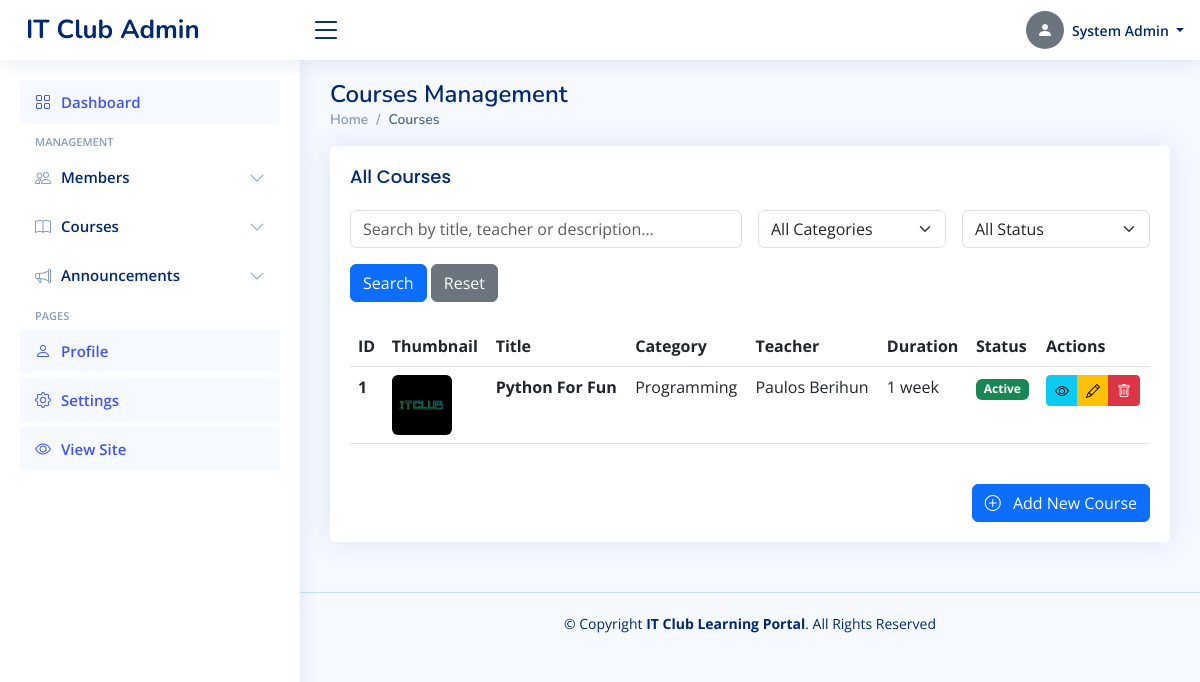
/admin/courses (signed in), run on the app's committed database.
### tables this page shows
CREATE TABLE courses (
        id INTEGER PRIMARY KEY AUTOINCREMENT,
        title TEXT NOT NULL,
        time TEXT,
        category TEXT,
        teacher TEXT,
        description TEXT,
        course_video TEXT,
        course_material TEXT,
        thumbnail TEXT,
        is_featured INTEGER DEFAULT 0,
        status TEXT DEFAULT 'active',
        created_at TIMESTAMP DEFAULT CURRENT_TIMESTAMP
    );

### app.py (the view)
@app.route('/admin/courses')
@admin_required
def admin_courses():
    db = get_db()
    category = request.args.get('category')
    status = request.args.get('status')
    query = 'SELECT * FROM courses WHERE 1=1'
    params = []
    if category and category != 'all':
        query += ' AND category = ?'
        params.append(category)
    if status and status != 'all':
        query += ' AND status = ?'
        params.append(status)
    query += ' ORDER BY created_at DESC'
    rows = db.execute(query, params).fetchall()
    courses_list = []
    for r in rows:
        d = row_to_dict(r)
        if d:
            d['thumbnail'] = resolve_media_path(d.get('thumbnail'))
        courses_list.append(d)
    categories = db.execute('SELECT DISTINCT category FROM courses WHERE category IS NOT NULL').fetchall()
    return render_template('admin/courses.html',
                          courses=courses_list,
                          categories=categories,
                          category=category,
                          status=status)

### app.py (called while the page is built)
def get_db():
    if 'db' not in g:
        g.db = sqlite3.connect(app.config['DATABASE'])
        g.db.row_factory = sqlite3.Row
    return g.db

def admin_required(f):
    @functools.wraps(f)
    def decorated(*args, **kwargs):
        if 'admin_id' not in session:
            flash('Admin login required.', 'error')
            return redirect(url_for('admin_login'))
        return f(*args, **kwargs)
    return decorated

def row_to_dict(row):
	if row is None:
		return None
	try:
		return {k: row[k] for k in row.keys()}
	except Exception:
		try:
			return dict(row)
		except Exception:
			return row

def resolve_media_path(val):
	if not val:
		return None
	val = str(val)
	if val.startswith('http://') or val.startswith('https://') or val.startswith('/'):
		return val
	return url_for('static', filename=val)

### templates/admin/courses.html (shortened to what this page needs)
<!DOCTYPE html>
<html lang="en">
<head>
  <link href="{{ url_for('static', filename='vendor/bootstrap/css/bootstrap.min.css') }}" rel="stylesheet">
  <link href="{{ url_for('static', filename='vendor/bootstrap-icons/bootstrap-icons.css') }}" rel="stylesheet">
  <link href="{{ url_for('static', filename='vendor/boxicons/css/boxicons.min.css') }}" rel="stylesheet">
  <link rel="stylesheet" href="https://cdn.jsdelivr.net/npm/bootstrap-icons@1.10.5/font/bootstrap-icons.css">
  <link rel="stylesheet" href="https://cdnjs.cloudflare.com/ajax/libs/boxicons/2.1.4/css/boxicons.min.css">
  <link rel="stylesheet" href="https://cdn.jsdelivr.net/npm/remixicon@2.5.0/fonts/remixicon.css">
  <link href="{{ url_for('static', filename='css/style.css') }}" rel="stylesheet">
</head>
<body>
  <header id="header" class="header fixed-top d-flex align-items-center">
    <div class="d-flex align-items-center justify-content-between">
      <a href="{{ url_for('admin_dashboard') }}" class="logo d-flex align-items-center">
        <span class="d-none d-lg-block">IT Club Admin</span>
      </a>
      <i class="bi bi-list toggle-sidebar-btn"></i>
    </div>
    <nav class="header-nav ms-auto">
      <ul class="d-flex align-items-center">
        <li class="nav-item dropdown pe-3">
          <a class="nav-link nav-profile d-flex align-items-center pe-0" href="#" data-bs-toggle="dropdown">
            {% set _avatar_src = None %}
            {% if admin and admin.profile_picture %}
              {% if admin.profile_picture.startswith('http') or admin.profile_picture.startswith('/') %}
                {% set _avatar_src = admin.profile_picture %}
              {% else %}
                {% set _avatar_src = url_for('static', filename=admin.profile_picture) %}
              {% endif %}
            {% endif %}
            {% if _avatar_src %}
              <img src="{{ _avatar_src }}" alt="Profile" class="rounded-circle">
            {% else %}
              <div class="rounded-circle bg-secondary d-flex align-items-center justify-content-center" style="width:38px;height:38px;">
                <i class="bi bi-person-fill text-white"></i>
              </div>
            {% endif %}
            <span class="d-none d-md-block dropdown-toggle ps-2">
              {{ session.get('admin_name', 'Admin') }}
            </span>
          </a>
        </li>
      </ul>
    </nav>
  </header>
  <aside id="sidebar" class="sidebar">
    <ul class="sidebar-nav" id="sidebar-nav">
      <li class="nav-item">
        <a class="nav-link active" href="{{ url_for('admin_dashboard') }}">
          <i class="bi bi-grid"></i>
          <span>Dashboard</span>
        </a>
      </li>
      <li class="nav-heading">Management</li>
      <li class="nav-item">
        <a class="nav-link collapsed" data-bs-target="#members-nav" data-bs-toggle="collapse" href="#">
          <i class="bi bi-people"></i><span>Members</span><i class="bi bi-chevron-down ms-auto"></i>
        </a>
      </li>
      <li class="nav-item">
        <a class="nav-link collapsed" data-bs-target="#courses-nav" data-bs-toggle="collapse" href="#">
          <i class="bi bi-book"></i><span>Courses</span><i class="bi bi-chevron-down ms-auto"></i>
        </a>
      </li>
      <li class="nav-item">
        <a class="nav-link collapsed" data-bs-target="#announcements-nav" data-bs-toggle="collapse" href="#">
          <i class="bi bi-megaphone"></i><span>Announcements</span><i class="bi bi-chevron-down ms-auto"></i>
        </a>
      </li>
      <li class="nav-heading">Pages</li>
      <li class="nav-item">
        <a class="nav-link" href="{{ url_for('admin_profile') }}">
          <i class="bi bi-person"></i>
          <span>Profile</span>
        </a>
      </li>
      <li class="nav-item">
        <a class="nav-link" href="{{ url_for('admin_settings') }}">
          <i class="bi bi-gear"></i>
          <span>Settings</span>
        </a>
      </li>
      <li class="nav-item">
        <a class="nav-link" href="{{ url_for('index') }}" target="_blank">
          <i class="bi bi-eye"></i>
          <span>View Site</span>
        </a>
      </li>
    </ul>
  </aside>
  <main id="main" class="main">
    <div class="pagetitle">
      <h1>Courses Management</h1>
      <nav>
        <ol class="breadcrumb">
          <li class="breadcrumb-item"><a href="{{ url_for('admin_dashboard') }}">Home</a></li>
          <li class="breadcrumb-item active">Courses</li>
        </ol>
      </nav>
    </div>
    <section class="section">
      <div class="row">
        <div class="col-lg-12">
          <div class="card">
            <div class="card-body">
              <h5 class="card-title">All Courses</h5>
              <form method="GET" class="row g-3 mb-4">
                <div class="col-md-6">
                  <input type="text" class="form-control" name="search" placeholder="Search by title, teacher or description..." value="{{ search or '' }}">
                </div>
                <div class="col-md-3">
                  <select class="form-select" name="category">
                    <option value="all" {% if not category or category == 'all' %}selected{% endif %}>All Categories</option>
                  </select>
                </div>
                <div class="col-md-3">
                  <select class="form-select" name="status">
                    <option value="all" {% if not status or status == 'all' %}selected{% endif %}>All Status</option>
                  </select>
                </div>
                <div class="col-12">
                  <button type="submit" class="btn btn-primary">Search</button>
                  <a href="{{ url_for('admin_courses') }}" class="btn btn-secondary">Reset</a>
                </div>
              </form>
              <div class="table-responsive">
                <table class="table table-hover datatable">
                  <thead>
                    <tr>
                      <th>ID</th>
                      <th>Thumbnail</th>
                      <th>Title</th>
                      <th>Category</th>
                      <th>Teacher</th>
                      <th>Duration</th>
                      <th>Status</th>
                      <th>Actions</th>
                    </tr>
                  </thead>
                  <tbody>
                    {% for course in courses %}
                    <tr>
                      <th>{{ course.id }}</th>
                      <td>
                        {% if course.thumbnail %}
                        <img src="{{ course.thumbnail }}" alt="Thumbnail" class="rounded" width="60" height="60" style="object-fit: cover;">
                        {% else %}
                        <div class="rounded bg-secondary d-flex align-items-center justify-content-center" style="width: 60px; height: 60px;">
                          <i class="bi bi-book text-white"></i>
                        </div>
                        {% endif %}
                      </td>
                      <td>
                        <strong>{{ course.title }}</strong>
                      </td>
                      <td>{{ course.category or 'General' }}</td>
                      <td>{{ course.teacher or 'N/A' }}</td>
                      <td>{{ course.time or 'N/A' }}</td>
                      <td>
                        <span class="badge bg-{{ 'success' if course.status == 'active' else 'secondary' }}">
                          {{ course.status|title if course.status else 'N/A' }}
                        </span>
                      </td>
                      <td>
                        <div class="btn-group">
                          <a href="{{ url_for('view_course', course_id=course.id) }}" class="btn btn-sm btn-info" title="View">
                            <i class="bi bi-eye"></i>
                          </a>
                          <a href="{{ url_for('edit_courses', course_id=course.id) }}" class="btn btn-sm btn-warning" title="Edit">
                            <i class="bi bi-pencil"></i>
                          </a>
                          <button type="button" class="btn btn-sm btn-danger" title="Delete" data-bs-toggle="modal" data-bs-target="#deleteModal{{ course.id }}">
                            <i class="bi bi-trash"></i>
                          </button>
                        </div>
                      </td>
                    </tr>
                    {% endfor %}
                  </tbody>
                </table>
              </div>
              <div class="text-end mt-4">
                <a href="{{ url_for('add_courses') }}" class="btn btn-primary">
                  <i class="bi bi-plus-circle me-2"></i> Add New Course
                </a>
              </div>
            </div>
          </div>
        </div>
      </div>
    </section>
  </main>
  <footer id="footer" class="footer">
    <div class="copyright">
      &copy; Copyright <strong><span>IT Club Learning Portal</span></strong>. All Rights Reserved
    </div>
  </footer>
</body>
</html>

### static/css/style.css (style rules this page uses)
:root { scroll-behavior: smooth; }
body { font-family: "Open Sans", sans-serif; background: #f6f9ff; color: #444444; }
a { color: #4154f1; text-decoration: none; }
h1, h2, h3, h4, h5, h6 { font-family: "Nunito", sans-serif; }
#main { margin-top: 60px; padding: 20px 30px; transition: all 0.3s; }
.pagetitle { margin-bottom: 10px; }
.pagetitle h1 { font-size: 24px; margin-bottom: 0; font-weight: 600; color: #012970; }
.card { margin-bottom: 30px; border: none; border-radius: 5px; box-shadow: 0px 0 30px rgba(1, 41, 112, 0.1); }
.card-title { padding: 20px 0 15px 0; font-size: 18px; font-weight: 500; color: #012970; font-family: "Poppins", sans-serif; }
.card-body { padding: 0 20px 20px 20px; }
.breadcrumb { font-size: 14px; font-family: "Nunito", sans-serif; color: #899bbd; font-weight: 600; }
.breadcrumb a { color: #899bbd; transition: 0.3s; }
.breadcrumb .breadcrumb-item::before { color: #899bbd; }
.breadcrumb .active { color: #51678f; font-weight: 600; }
.logo { line-height: 1; }
@media (min-width: 1200px) { .logo { width: 280px; } }
.logo span { font-size: 26px; font-weight: 700; color: #012970; font-family: "Nunito", sans-serif; }
.header { transition: all 0.5s; z-index: 997; height: 60px; box-shadow: 0px 2px 20px rgba(1, 41, 112, 0.1); background-color: #fff; padding-left: 20px; }
.header .toggle-sidebar-btn { font-size: 32px; padding-left: 10px; cursor: pointer; color: #012970; }
.header-nav ul { list-style: none; }
.header-nav>ul { margin: 0; padding: 0; }
.header-nav .nav-profile { color: #012970; }
.header-nav .nav-profile span { font-size: 14px; font-weight: 600; }
.sidebar { position: fixed; top: 60px; left: 0; bottom: 0; width: 300px; z-index: 996; transition: all 0.3s; padding: 20px; overflow-y: auto; scrollbar-width: thin; scrollbar-color: #aab7cf transparent; box-shadow: 0px 0px 20px rgba(1, 41, 112, 0.1); background-color: #fff; }
@media (min-width: 1200px) { #main, #footer { margin-left: 300px; } }
.sidebar-nav { padding: 0; margin: 0; list-style: none; }
.sidebar-nav li { padding: 0; margin: 0; list-style: none; }
.sidebar-nav .nav-item { margin-bottom: 5px; }
.sidebar-nav .nav-heading { font-size: 11px; text-transform: uppercase; color: #899bbd; font-weight: 600; margin: 10px 0 5px 15px; }
.sidebar-nav .nav-link { display: flex; align-items: center; font-size: 15px; font-weight: 600; color: #4154f1; transition: 0.3; background: #f6f9ff; padding: 10px 15px; border-radius: 4px; }
.sidebar-nav .nav-link i { font-size: 16px; margin-right: 10px; color: #4154f1; }
.sidebar-nav .nav-link.collapsed { color: #012970; background: #fff; }
.sidebar-nav .nav-link.collapsed i { color: #899bbd; }
.sidebar-nav .nav-link .bi-chevron-down { margin-right: 0; transition: transform 0.2s ease-in-out; }
.footer { padding: 20px 0; font-size: 14px; transition: all 0.3s; border-top: 1px solid #cddfff; }
.footer .copyright { text-align: center; color: #012970; }

### data on the page
courses: id "1", thumbnail (picture), title "Python For Fun", category "Programming", teacher "Paulos Berihun", time "1 week", status "Active"

### other printed values
{{ session.get('admin_name', 'Admin') }} "System Admin"
